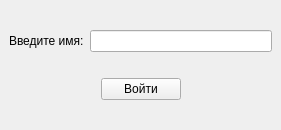
<?xml version="1.0" encoding="UTF-8"?>
<ui version="4.0">
 <class>MainWindow</class>
 <widget class="QMainWindow" name="MainWindow">
  <property name="geometry">
   <rect>
    <x>0</x>
    <y>0</y>
    <width>281</width>
    <height>130</height>
   </rect>
  </property>
  <property name="windowTitle">
   <string>MainWindow</string>
  </property>
  <widget class="QWidget" name="centralwidget">
   <layout class="QVBoxLayout" name="verticalLayout_2">
    <item>
     <layout class="QVBoxLayout" name="verticalLayout">
      <item>
       <spacer name="verticalSpacer">
        <property name="orientation">
         <enum>Qt::Vertical</enum>
        </property>
        <property name="sizeHint" stdset="0">
         <size>
          <width>20</width>
          <height>40</height>
         </size>
        </property>
       </spacer>
      </item>
      <item>
       <layout class="QHBoxLayout" name="horizontalLayout_2">
        <item>
         <widget class="QLabel" name="label">
          <property name="text">
           <string>Введите имя:</string>
          </property>
         </widget>
        </item>
        <item>
         <widget class="QLineEdit" name="name_input"/>
        </item>
       </layout>
      </item>
      <item>
       <spacer name="verticalSpacer_2">
        <property name="orientation">
         <enum>Qt::Vertical</enum>
        </property>
        <property name="sizeHint" stdset="0">
         <size>
          <width>20</width>
          <height>40</height>
         </size>
        </property>
       </spacer>
      </item>
      <item>
       <layout class="QHBoxLayout" name="horizontalLayout">
        <item>
         <spacer name="horizontalSpacer">
          <property name="orientation">
           <enum>Qt::Horizontal</enum>
          </property>
          <property name="sizeHint" stdset="0">
           <size>
            <width>40</width>
            <height>20</height>
           </size>
          </property>
         </spacer>
        </item>
        <item>
         <widget class="QPushButton" name="login">
          <property name="text">
           <string>Войти</string>
          </property>
         </widget>
        </item>
        <item>
         <spacer name="horizontalSpacer_2">
          <property name="orientation">
           <enum>Qt::Horizontal</enum>
          </property>
          <property name="sizeHint" stdset="0">
           <size>
            <width>40</width>
            <height>20</height>
           </size>
          </property>
         </spacer>
        </item>
       </layout>
      </item>
      <item>
       <spacer name="verticalSpacer_3">
        <property name="orientation">
         <enum>Qt::Vertical</enum>
        </property>
        <property name="sizeHint" stdset="0">
         <size>
          <width>20</width>
          <height>40</height>
         </size>
        </property>
       </spacer>
      </item>
     </layout>
    </item>
   </layout>
  </widget>
 </widget>
 <resources/>
 <connections/>
</ui>
